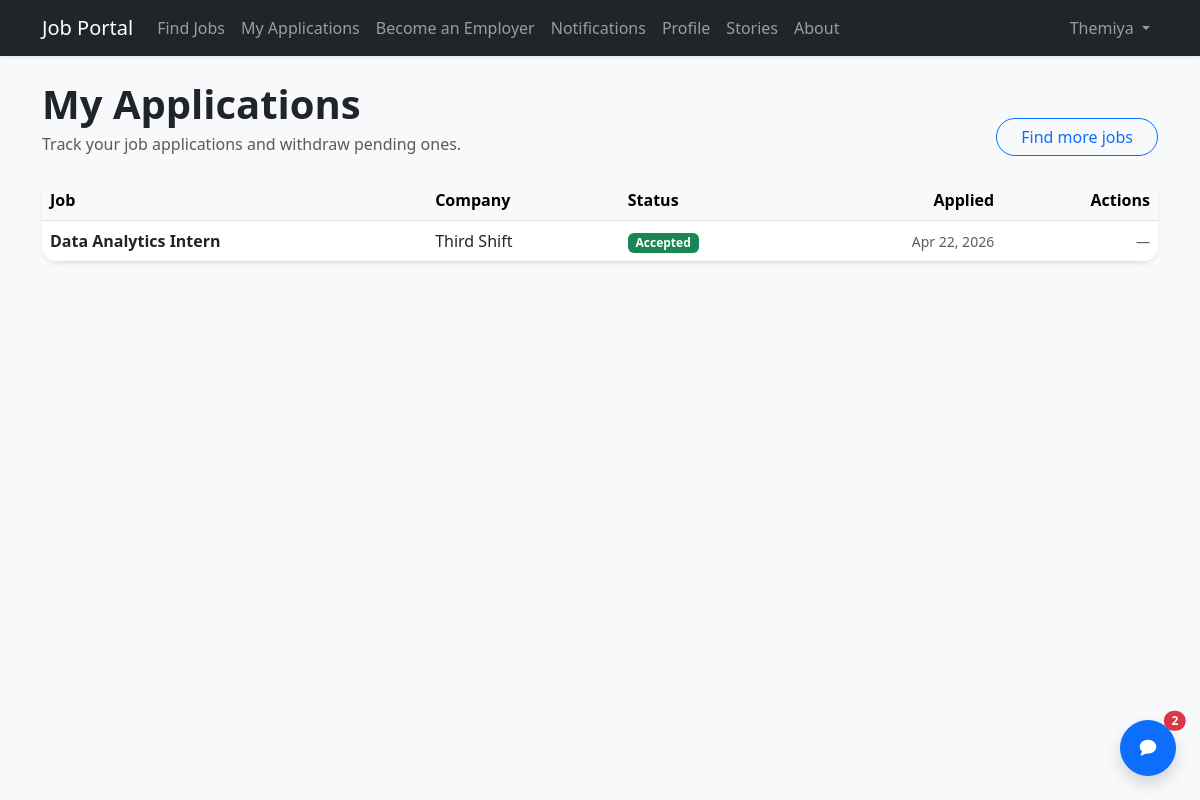
The app's page /applications/my/ (signed in) with its own data.
### applications/models.py (models this page shows, shortened)
class Application(models.Model):
    STATUS_CHOICES = [
        ('Pending', 'Pending'),
        ('Accepted', 'Accepted'),
        ('Rejected', 'Rejected'),
    ]
    user = models.ForeignKey(User, on_delete=models.CASCADE)
    job = models.ForeignKey(Job, on_delete=models.CASCADE)
    applied_date = models.DateTimeField(auto_now_add=True)
    status = models.CharField(max_length=20, choices=STATUS_CHOICES, default='Pending')
    class Meta:
        constraints = [
            models.UniqueConstraint(fields=["user", "job"], name="unique_application_per_user_job"),
        ]

### jobs/models.py (models this page shows, shortened)
class Job(models.Model):
    title = models.CharField(max_length=100)
    description = models.TextField()
    company = models.CharField(max_length=100)
    created_by = models.ForeignKey(User, on_delete=models.CASCADE)

### applications/views.py (the view)
# urls.py: path('my/', views.my_applications, name='my_applications'),
@login_required
def my_applications(request):
    apps = Application.objects.select_related("job").filter(user=request.user).order_by("-applied_date")
    return render(request, "my_applications.html", {"apps": apps})

### jobportal/context_processors.py (called while the page is built)
def unread_notifications_count(request):
    if not getattr(request, "user", None) or not request.user.is_authenticated:
        return {
            "unread_notifications_count": 0,
            "unread_message_count": 0,
            "recent_messages": [],
        }
    return {
        "unread_notifications_count": Notification.objects.filter(
            recipient=request.user, is_read=False
        ).count(),
        "unread_message_count": DirectMessage.objects.filter(
            recipient=request.user, is_read=False
        ).count(),
        "recent_messages": DirectMessage.objects.filter(recipient=request.user)
        .select_related("sender")
        .only("id", "sender__username", "subject", "body", "sent_at", "is_read")
        [:10],
    }

### applications/templates/my_applications.html
{% extends 'base.html' %}
{% block content %}
<div class="d-flex flex-wrap justify-content-between align-items-end gap-3 mb-4">
  <div>
    <h1 class="fw-bold mb-1">My Applications</h1>
    <p class="text-muted mb-0">Track your job applications and withdraw pending ones.</p>
  </div>
  <a class="btn btn-outline-primary rounded-pill px-4" href="{% url 'job_list' %}">Find more jobs</a>
</div>
<div class="card shadow-sm border-0 rounded-4 overflow-hidden">
  <div class="table-responsive">
    <table class="table table-hover align-middle mb-0">
      <thead class="table-light">
        <tr>
          <th>Job</th>
          <th>Company</th>
          <th>Status</th>
          <th class="text-end">Applied</th>
          <th class="text-end">Actions</th>
        </tr>
      </thead>
      <tbody>
        {% for app in apps %}
          <tr>
            <td class="fw-semibold">{{ app.job.title }}</td>
            <td>{{ app.job.company }}</td>
            <td>
              <span class="badge {% if app.status == 'Pending' %}text-bg-warning{% elif app.status == 'Accepted' %}text-bg-success{% else %}text-bg-danger{% endif %}">
                {{ app.status }}
              </span>
            </td>
            <td class="text-end text-muted small">{{ app.applied_date|date:"M d, Y" }}</td>
            <td class="text-end">
              {% if app.status == 'Pending' %}
                <button class="btn btn-outline-danger btn-sm" type="button" data-bs-toggle="modal" data-bs-target="#withdrawModal{{ app.id }}">
                  Withdraw
                </button>
                <div class="modal fade" id="withdrawModal{{ app.id }}" tabindex="-1" aria-hidden="true">
                  <div class="modal-dialog modal-dialog-centered">
                    <div class="modal-content">
                      <div class="modal-header">
                        <h5 class="modal-title">Withdraw application?</h5>
                        <button type="button" class="btn-close" data-bs-dismiss="modal" aria-label="Close"></button>
                      </div>
                      <div class="modal-body">
                        <div class="fw-semibold">{{ app.job.title }}</div>
                        <div class="text-muted">{{ app.job.company }}</div>
                        <div class="mt-3">This will remove your application from the employer’s queue.</div>
                      </div>
                      <div class="modal-footer">
                        <button type="button" class="btn btn-outline-secondary" data-bs-dismiss="modal">Cancel</button>
                        <form method="post" action="{% url 'withdraw_application' app.id %}">
                          {% csrf_token %}
                          <button type="submit" class="btn btn-danger">Withdraw</button>
                        </form>
                      </div>
                    </div>
                  </div>
                </div>
              {% else %}
                <span class="text-muted small">—</span>
              {% endif %}
            </td>
          </tr>
        {% empty %}
          <tr>
            <td colspan="5" class="text-center p-5 text-muted">No applications yet.</td>
          </tr>
        {% endfor %}
      </tbody>
    </table>
  </div>
</div>
{% endblock %}

### templates/base.html (shortened to what this page needs)
<!DOCTYPE html>
<html lang="en">
<head>
    <link href="https://cdn.jsdelivr.net/npm/bootstrap@5.3.0/dist/css/bootstrap.min.css" rel="stylesheet">
</head>
<body class="bg-light">
<nav class="navbar navbar-expand-lg navbar-dark bg-dark mb-4 shadow-sm">
    <div class="container">
        <a class="navbar-brand" href="/">Job Portal</a>
        <div class="collapse navbar-collapse" id="mainNavbar">
            <ul class="navbar-nav me-auto mb-2 mb-lg-0">
                {% if user.is_authenticated %}
                  {% if user.groups.all.0.name == 'Employer' %}
                    <li class="nav-item"><a class="nav-link" href="{% url 'job_list' %}">Find Jobs</a></li>
                    <li class="nav-item"><a class="nav-link" href="{% url 'talent_list' %}">Hire Talent</a></li>
                    <li class="nav-item"><a class="nav-link" href="{% url 'my_applications' %}">My Applications</a></li>
                    <li class="nav-item">
                      <a class="nav-link" href="{% url 'notifications_list' %}">
                        Notifications
                        {% if unread_notifications_count %}
                          <span class="badge text-bg-danger rounded-pill ms-1">{{ unread_notifications_count }}</span>
                        {% endif %}
                      </a>
                    </li>
                    <li class="nav-item"><a class="nav-link" href="{% url 'profile_detail' user.id %}">Profile</a></li>
                    <li class="nav-item"><a class="nav-link" href="{% url 'story_list' %}">Stories</a></li>
                    <li class="nav-item"><a class="nav-link" href="{% url 'about_us' %}">About</a></li>
                  {% else %}
                    <li class="nav-item"><a class="nav-link" href="{% url 'job_list' %}">Find Jobs</a></li>
                    <li class="nav-item"><a class="nav-link" href="{% url 'my_applications' %}">My Applications</a></li>
                    <li class="nav-item"><a class="nav-link" href="{% url 'become_employer' %}">Become an Employer</a></li>
                    <li class="nav-item">
                      <a class="nav-link" href="{% url 'notifications_list' %}">
                        Notifications
                      </a>
                    </li>
                    <li class="nav-item"><a class="nav-link" href="{% url 'profile_detail' user.id %}">Profile</a></li>
                    <li class="nav-item"><a class="nav-link" href="{% url 'story_list' %}">Stories</a></li>
                    <li class="nav-item"><a class="nav-link" href="{% url 'about_us' %}">About</a></li>
                  {% endif %}
                {% else %}
                  <li class="nav-item"><a class="nav-link" href="{% url 'job_list' %}">Find Jobs</a></li>
                  <li class="nav-item"><a class="nav-link" href="{% url 'story_list' %}">Stories</a></li>
                  <li class="nav-item"><a class="nav-link" href="{% url 'about_us' %}">About</a></li>
                {% endif %}
            </ul>
            <ul class="navbar-nav ms-auto align-items-lg-center">
                {% if user.is_authenticated %}
                    <li class="nav-item dropdown">
                        <a class="nav-link dropdown-toggle" href="#" role="button" data-bs-toggle="dropdown" aria-expanded="false">
                            {{ user.username }}
                        </a>
                    </li>
                {% endif %}
            </ul>
        </div>
    </div>
</nav>
<div class="container">
    {% block content %}
    {% endblock %}
</div>
{% if user.is_authenticated %}
  <button
    type="button"
    class="btn btn-primary position-fixed bottom-0 end-0 m-4 rounded-circle shadow d-flex align-items-center justify-content-center"
    style="width: 56px; height: 56px; z-index: 1080;"
    data-bs-toggle="offcanvas"
    data-bs-target="#inboxOffcanvas"
    aria-controls="inboxOffcanvas"
    aria-label="Open inbox"
  >
    {% if unread_message_count %}
      <span class="position-absolute top-0 start-100 translate-middle badge rounded-pill text-bg-danger">
        {{ unread_message_count }}
      </span>
    {% endif %}
  </button>
{% endif %}
</body>
</html>

### records on screen
Application: job "Data Analytics Intern", job.company "Third Shift", status "Accepted", applied_date "Apr 22, 2026"

### other values on screen
{{ user.username }} "Themiya"
{{ unread_message_count }} "2"
